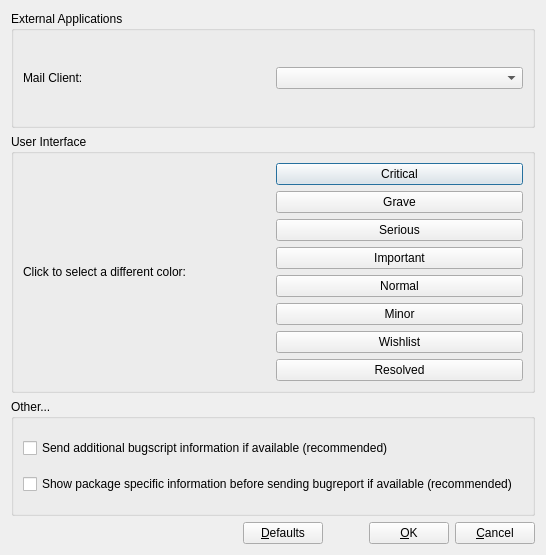
<ui version="4.0" >
 <class>Dialog</class>
 <widget class="QDialog" name="Dialog" >
  <property name="geometry" >
   <rect>
    <x>0</x>
    <y>0</y>
    <width>546</width>
    <height>555</height>
   </rect>
  </property>
  <property name="windowTitle" >
   <string>Settings</string>
  </property>
  <layout class="QVBoxLayout" name="verticalLayout_3" >
   <item>
    <widget class="QGroupBox" name="groupBox" >
     <property name="title" >
      <string>External Applications</string>
     </property>
     <layout class="QHBoxLayout" name="horizontalLayout" >
      <item>
       <widget class="QLabel" name="label" >
        <property name="text" >
         <string>Mail Client:</string>
        </property>
       </widget>
      </item>
      <item>
       <widget class="QComboBox" name="comboBox_mua" />
      </item>
     </layout>
    </widget>
   </item>
   <item>
    <widget class="QGroupBox" name="groupBox_2" >
     <property name="title" >
      <string>User Interface</string>
     </property>
     <layout class="QHBoxLayout" name="horizontalLayout_2" >
      <item>
       <widget class="QLabel" name="label_2" >
        <property name="text" >
         <string>Click to select a different color:</string>
        </property>
       </widget>
      </item>
      <item>
       <layout class="QVBoxLayout" name="verticalLayout" >
        <item>
         <widget class="QPushButton" name="pushButton_critical" >
          <property name="text" >
           <string>Critical</string>
          </property>
         </widget>
        </item>
        <item>
         <widget class="QPushButton" name="pushButton_grave" >
          <property name="text" >
           <string>Grave</string>
          </property>
         </widget>
        </item>
        <item>
         <widget class="QPushButton" name="pushButton_serious" >
          <property name="text" >
           <string>Serious</string>
          </property>
         </widget>
        </item>
        <item>
         <widget class="QPushButton" name="pushButton_important" >
          <property name="text" >
           <string>Important</string>
          </property>
         </widget>
        </item>
        <item>
         <widget class="QPushButton" name="pushButton_normal" >
          <property name="text" >
           <string>Normal</string>
          </property>
         </widget>
        </item>
        <item>
         <widget class="QPushButton" name="pushButton_minor" >
          <property name="text" >
           <string>Minor</string>
          </property>
         </widget>
        </item>
        <item>
         <widget class="QPushButton" name="pushButton_wishlist" >
          <property name="text" >
           <string>Wishlist</string>
          </property>
         </widget>
        </item>
        <item>
         <widget class="QPushButton" name="pushButton_resolved" >
          <property name="text" >
           <string>Resolved</string>
          </property>
         </widget>
        </item>
       </layout>
      </item>
     </layout>
    </widget>
   </item>
   <item>
    <widget class="QGroupBox" name="groupBox_3" >
     <property name="title" >
      <string>Other...</string>
     </property>
     <layout class="QVBoxLayout" name="verticalLayout_2" >
      <item>
       <widget class="QCheckBox" name="checkBox_script" >
        <property name="text" >
         <string>Send additional bugscript information if available (recommended)</string>
        </property>
       </widget>
      </item>
      <item>
       <widget class="QCheckBox" name="checkBox_presubj" >
        <property name="text" >
         <string>Show package specific information before sending bugreport if available (recommended)</string>
        </property>
       </widget>
      </item>
     </layout>
    </widget>
   </item>
   <item>
    <layout class="QHBoxLayout" name="horizontalLayout_3" >
     <item>
      <spacer name="horizontalSpacer_2" >
       <property name="orientation" >
        <enum>Qt::Horizontal</enum>
       </property>
       <property name="sizeHint" stdset="0" >
        <size>
         <width>40</width>
         <height>20</height>
        </size>
       </property>
      </spacer>
     </item>
     <item>
      <widget class="QPushButton" name="pushButton_defaults" >
       <property name="text" >
        <string>&amp;Defaults</string>
       </property>
      </widget>
     </item>
     <item>
      <spacer name="horizontalSpacer" >
       <property name="orientation" >
        <enum>Qt::Horizontal</enum>
       </property>
       <property name="sizeType" >
        <enum>QSizePolicy::Minimum</enum>
       </property>
       <property name="sizeHint" stdset="0" >
        <size>
         <width>40</width>
         <height>20</height>
        </size>
       </property>
      </spacer>
     </item>
     <item>
      <widget class="QPushButton" name="pushButton_ok" >
       <property name="text" >
        <string>&amp;OK</string>
       </property>
      </widget>
     </item>
     <item>
      <widget class="QPushButton" name="pushButton_cancel" >
       <property name="text" >
        <string>&amp;Cancel</string>
       </property>
      </widget>
     </item>
    </layout>
   </item>
  </layout>
 </widget>
 <resources/>
 <connections>
  <connection>
   <sender>pushButton_ok</sender>
   <signal>clicked()</signal>
   <receiver>Dialog</receiver>
   <slot>accept()</slot>
   <hints>
    <hint type="sourcelabel" >
     <x>399</x>
     <y>525</y>
    </hint>
    <hint type="destinationlabel" >
     <x>359</x>
     <y>551</y>
    </hint>
   </hints>
  </connection>
  <connection>
   <sender>pushButton_cancel</sender>
   <signal>clicked()</signal>
   <receiver>Dialog</receiver>
   <slot>reject()</slot>
   <hints>
    <hint type="sourcelabel" >
     <x>510</x>
     <y>534</y>
    </hint>
    <hint type="destinationlabel" >
     <x>506</x>
     <y>549</y>
    </hint>
   </hints>
  </connection>
 </connections>
</ui>
